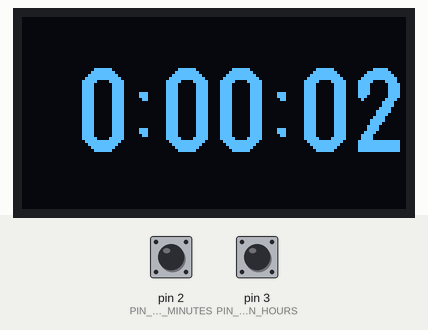
The sketch below on a simulated Arduino Uno, built with avr-gcc and run on an emulated ATmega328P. Parts: 128×64 one-colour display. The test bench sets the inputs (shaded band); at power-on: pin 2 (PIN_BUTTON_MINUTES) HIGH, pin 3 (PIN_BUTTON_HOURS) HIGH.

Above: at 3.3 s.
3.4 s: pin 2 (PIN_BUTTON_MINUTES) pulled LOW for 1.5 s
At 4.9 s:
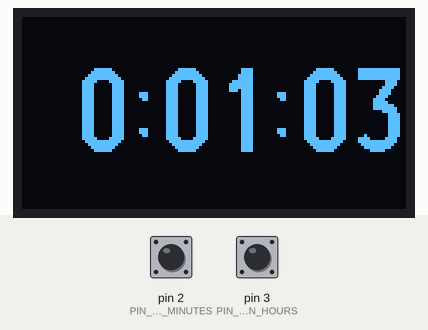
6.7 s: pin 3 (PIN_BUTTON_HOURS) pulled LOW for 1.5 s
At 8.6 s:
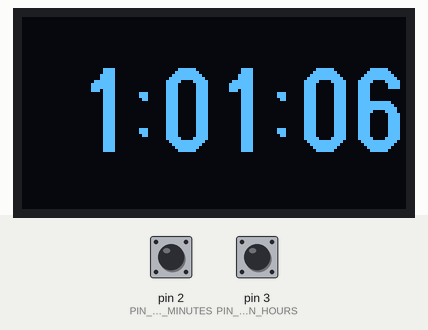
10.4 s: pin 2 (PIN_BUTTON_MINUTES) pulled LOW for 1.5 s
At 12.3 s:
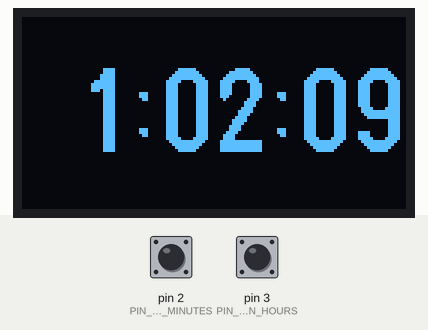
14.1 s: pin 3 (PIN_BUTTON_HOURS) pulled LOW for 1.5 s
At 15.7 s:
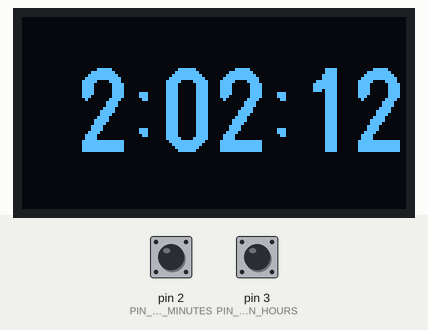
Timing chart, 0 to 17.2 s (numbered marks = the images above; inputs shaded):
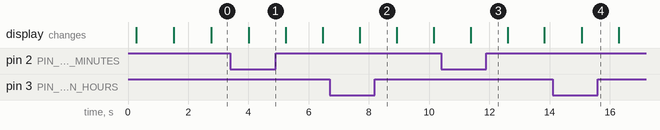

The sketch:

digital-clock-step-1-delay.ino
```cpp
// (licence header left out)
#include <U8g2lib.h>

#ifdef U8X8_HAVE_HW_SPI
#include <SPI.h>
#endif
#ifdef U8X8_HAVE_HW_I2C
#include <Wire.h>
#endif

// Variables to store the time
byte hours = 0;
byte minutes = 0;
byte seconds = 0;

// Constants for the button pins
const int PIN_BUTTON_HOURS = 3;
const int PIN_BUTTON_MINUTES = 2;

// Variables for the button state
// We are using the internal pull-up resistors via INPUT_PULLUP, so
// press is LOW and not pressed is HIGH
int buttonHoursState = HIGH;
int buttonMinutesState = HIGH;

// Char array for the time being showed on the display
char timeString[9];

// A complete list of all displays is available at: https://github.com/olikraus/u8g2/wiki/u8g2setupcpp
U8G2_SSD1306_128X64_NONAME_1_HW_I2C u8g2(U8G2_R0, /* reset=*/ U8X8_PIN_NONE);

void setup(void) {

  // Configure the pins of the buttons with the internal PULLUP resistor
  pinMode(PIN_BUTTON_HOURS, INPUT_PULLUP);
  pinMode(PIN_BUTTON_MINUTES, INPUT_PULLUP);

  u8g2.setFont(u8g2_font_logisoso28_tf);
  u8g2.begin();
}

void loop(void) {

  // Check if the hours button has been pressed
  buttonHoursState = digitalRead(PIN_BUTTON_HOURS);
  if (buttonHoursState == LOW) {
    hours++;
  }

  // Check if the minutes button has been pressed
  buttonMinutesState = digitalRead(PIN_BUTTON_MINUTES);
  if (buttonMinutesState == LOW) {
    minutes++;
  }

  // Check if a minutes has been elapsed
  if (seconds > 59) {
    seconds = 0;
    minutes++;
  }

  // Check if an hour has been elapsed
  if (minutes > 59) {
    minutes = 0;
    hours++;
  }

  // Check if a day has been elapsed
  if (hours > 23) {
    hours = 0;
  }

  u8g2.firstPage();

  do {

    // Found at https://forum.arduino.cc/index.php?topic=371117.0
    // sprintf_P uses the Program Memory instead of RAM, more info at http://gammon.com.au/progmem
    // Here we format the minutes and seconds with a leading zero: e.g. 01, 02, 03 etc.
    sprintf_P(timeString, PSTR("%2d:%02d:%02d"), hours, minutes, seconds);

    // Draw the timeString
    u8g2.drawStr(0, 45, timeString);

  } while (u8g2.nextPage());

  delay(1000);
  seconds++;

}
```
